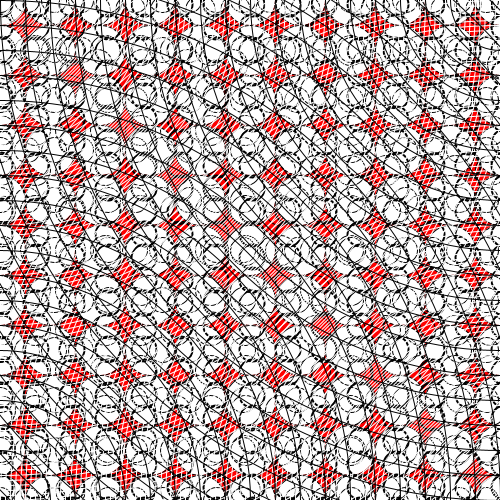
Frame 1 (no input)
Frame 60 (the mouse pressed at the canvas centre just before this capture): identical to frame 1, image omitted
Frame 120 (the mouse held since frame 60 and released just before this capture): identical to frame 1, image omitted

The Processing sketch that drew this single still picture (run headless with seeded random() and noise(); from frame 60 on, the mouse is pressed at the canvas centre):

// Processing sketch: processing_32929
// ── processing_32929.pde

int i=0;
int j=0;
int k=5;
int l=5;
int m=0;
int n=7;
int o=0;
int p=0;
int q=4;
int r=0;
int s=100;
int t=100;
int u=0;

void setup () {
  size (500,500);
  background (255,0,0);
  smooth();

 
  while (j<11){
   
    while (i<11){
    ellipse (i*50, j*50, 50, 50);
    i=i+1;
    }
    j=j+1;
    i=0;
  }
 noFill();
 strokeWeight (2);
 while (q<521){
 
 while (p<521){
 ellipse (p*6, q, 25, 25);
 p=p+6;
 }
 q=q+23;
 p=0;
 }
 
}

void draw (){
  
  strokeWeight (1);
 while (l<521){ 
   
 while (k<521){ 
 ellipse (k*5, l*2, 30, 30);
k=k+7;
}
l=l+20;
k=0;
 }
  
  while (o<521){
  
 while (m<521){
ellipse (m*3, o*5, 25, 25);
 m=m+9;
 }
 o=o+10;
 m=0;
  }
 
while (n<521){
 ellipse (n, 64, 30, 30);
 n=n+45;
}

strokeWeight (1);
stroke (255,255, 255);
while (r<2000){
ellipse (0,0,r,r);
r=r+10;
}

while (u<2000){
ellipse (500,500, u, u);
u=u+10;
}

strokeWeight (1);
stroke (0,0,0);
while (s<2000){
ellipse (0,500,s,s);
s=s+50;
}

while (t<2000){
ellipse (500,0,t,t);
t=t+50;
}


}
